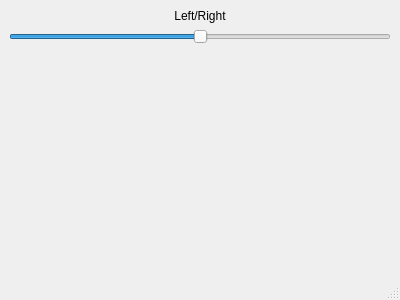
<?xml version="1.0" encoding="UTF-8"?>
<ui version="4.0">
 <class>gui::OutputDeviceControlWindow</class>
 <widget class="QMainWindow" name="gui::OutputDeviceControlWindow">
  <property name="geometry">
   <rect>
    <x>0</x>
    <y>0</y>
    <width>400</width>
    <height>300</height>
   </rect>
  </property>
  <property name="windowTitle">
   <string>OutputDeviceControlWindow</string>
  </property>
  <widget class="QWidget" name="centralwidget">
   <layout class="QVBoxLayout" name="verticalLayout">
    <item>
     <widget class="QLabel" name="label">
      <property name="sizePolicy">
       <sizepolicy hsizetype="Preferred" vsizetype="Fixed">
        <horstretch>0</horstretch>
        <verstretch>0</verstretch>
       </sizepolicy>
      </property>
      <property name="text">
       <string>Left/Right</string>
      </property>
      <property name="alignment">
       <set>Qt::AlignmentFlag::AlignCenter</set>
      </property>
     </widget>
    </item>
    <item>
     <widget class="QSlider" name="leftRightHorizontalSlider">
      <property name="maximum">
       <number>100</number>
      </property>
      <property name="value">
       <number>50</number>
      </property>
      <property name="orientation">
       <enum>Qt::Orientation::Horizontal</enum>
      </property>
     </widget>
    </item>
    <item>
     <widget class="audio_control_gui::AudioControlWidget" name="audioControlWidget" native="true"/>
    </item>
   </layout>
  </widget>
  <widget class="QMenuBar" name="menubar">
   <property name="geometry">
    <rect>
     <x>0</x>
     <y>0</y>
     <width>400</width>
     <height>33</height>
    </rect>
   </property>
  </widget>
  <widget class="QStatusBar" name="statusbar"/>
 </widget>
 <customwidgets>
  <customwidget>
   <class>audio_control_gui::AudioControlWidget</class>
   <extends>QWidget</extends>
   <header>audio_control_gui/AudioControlWidget.h</header>
   <container>1</container>
  </customwidget>
 </customwidgets>
 <resources/>
 <connections/>
</ui>
